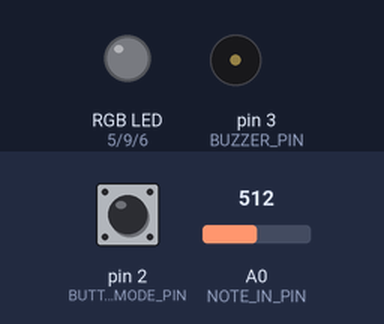
This sketch was run on a simulated Arduino Uno, built with avr-gcc and run on an emulated ATmega328P. On the bench: an RGB LED mixed from three pins (HIGH = lit), buzzer (waves = sounding). The test bench sets the inputs (shaded band); at power-on: pin 2 (BUTTON_MODE_PIN) LOW, A0 (NOTE_IN_PIN) = 512. Dim RGB values are drawn brighter than linear.

Above: at 1.2 s.
1.3 s: pin 2 (BUTTON_MODE_PIN) pulled HIGH for 1 s
At 2.8 s:
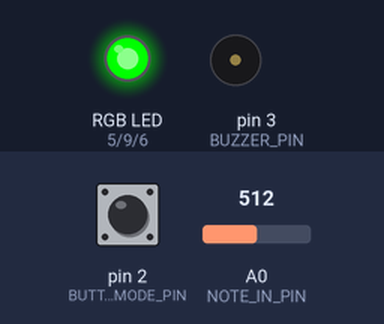
4.3 s: pin 2 (BUTTON_MODE_PIN) pulled HIGH for 0.15 s
At 5.0 s:
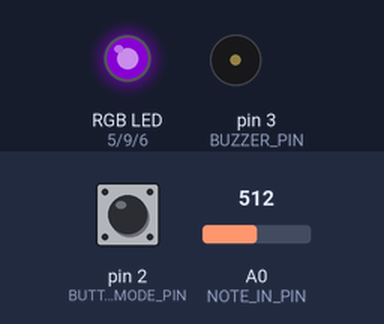
7.4 s: pin 2 (BUTTON_MODE_PIN) pulled HIGH for 3.2 s
At 8.55 s:
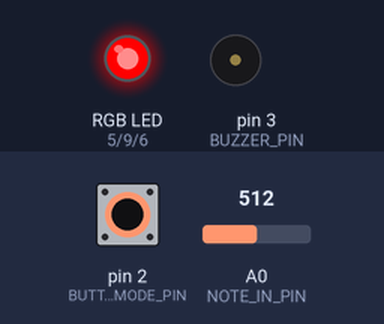
Timing chart, 0 to 16.3 s (numbered marks = the images above; inputs shaded):
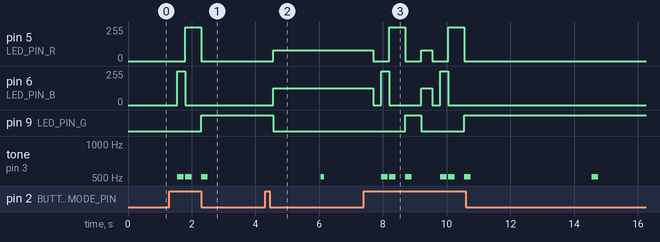

The sketch:

Thomasson_Timothy_EtudeTwo.ino
```cpp
/**********************ETUDE 2 CART 360 2017*******************************
   Timothy Thomasson
   CART 351
   2017-19-05


   This keyboard is created by using a resistor ladder that gradually limits the amperage
   being passed into the Piezo Buzzer. Each button is linked to a resistor that incrementally decreases the outputted amperage at each stage.
   The more resistance the current faces, the lower the outputted frequency is.  The result is a 'keyboard' where
   higher pitched tones are at one end, and lower pitched tones are on the opposite end.

   The mode selector is created by adding one to the ‘mode’ constant every time the button linked to pin 2 is pressed.
   This changing value is then used to alter the LED colours and change the behaviour of the keyboard by choosing what
   function to call in selectMode(). The buzzer is working by vibrating the piezoelectric material when a voltage is applied to it.
   We are altering the rate of frequency of the volt and therefore the frequency or pitch of the emitted sound changes.


***************************************************************************
   WELCOME!
   THE PURPOSE OF THIS EXERCISE IS TO DESIGN A VERY SIMPLE KEYBOARD (5 KEYS)
   WHICH ALLOWS YOU TO PLAY LIVE, RECORD, AND PLAYBACK.
   THERE WILL BE A BUTTON WHICH WHEN PRESSED WILL TAKE THE USER TO THE NEXT MODE:
   THERE ARE 5 POSSIBLE MODES
   0 ==  reset    ==   led off == also resets
   1 ==  live     ==   led BLUE
   2 ==  record   ==   led RED
   3 ==  play     ==   led GREEN
   4 ==  loopMODE ==   led PURPLE

   ADDITIONALLY - WHEN THE USER CHANGES MODE,
   THE RGB LED WILL CHANGE COLOR (ACCORDING TO THE SPECIFICATIONS)

   PLEASE FOLLOW THE INSTRUCTIONS IN THE COMMENTS:
   DO NOT ADD ANY MORE FUNCTION DEFINITIONS
   ONLY IMPLEMENT THE FUNCTION DEFINITIONS SUPPLIED
   THERE IS NO NEED TO ADD ANY NEW VARIABLES OR CONSTANTS
   PROVIDE COMMENTS FOR ANY OF THE CODE IMPLEMENTED
   GOOD LUCK!
*/
/**** CONSTANTS ********************************************************/

#define BUTTON_MODE_PIN 2 // Button to change the mode

// constants for RGB LED
#define LED_PIN_R 5 // R PIN
#define LED_PIN_G 9 // G PIN
#define LED_PIN_B 6 // B PIN

// constant for note in (button-resistor ladder on breadboard)
# define NOTE_IN_PIN A0

//constant for max number of notes in array
#define MAX_NOTES 16

// a constant for duration
const int duration = 200;

// constant for pin to output for buzzer
#define BUZZER_PIN 3 // PWM

/******** VARIABLES *****************************************************/
// counter for how many notes we have
int countNotes = 0;
// array to hold the notes played (for record/play mode)
int notes [MAX_NOTES];
int mode = 0; // start at off

/*************************************************************************/


/**********************SETUP() DO NOT CHANGE*******************************/
// Declare pin mode for the single digital input
void setup()

{
  Serial.begin(9600);
  pinMode(BUTTON_MODE_PIN, INPUT);
}

/**********************LOOP() DO NOT CHANGE *******************************
   INSTRUCTIONS:
   There is NO NEED to change the loop - it establishes the flow of the program
   We call here 3 functions repeatedly:
   1: chooseMode(): this function will determine the mode that your program is in
   based on if the button (linked to the BUTTON_MODE_PIN) was pressed
   2: setRGB(): will set the color of the RGB LED based on the value of the mode variable
   3: selectMode(): will determine which function to call based on the value of the mode variable

**************************************************************************/
void loop()
{
  chooseMode();
  setRGB();
  selectMode();
}
/******************CHOOSEMODE(): IMPLEMENT *********************************
   INSTRUCTIONS:
   Read the value from the Button (linked to the BUTTON_MODE_PIN) and
   if is being pressed then change the mode variable.
   REMEMBER:
   mode == 0 is reset
   mode == 1 is live
   mode == 2 is record
   mode == 3 is play
   mode == 4 is loopMode
   Every time the user presses the button, the program will go to the next mode,
   once it reaches 4, it should go back to mode == 0.
   (i.e. if mode ==2 and we press, then mode ==3) ...
**************************************************************************/
void chooseMode() {
  //Add one to mode everytime mode button is pressed
  if (digitalRead(BUTTON_MODE_PIN) == HIGH) {
    //pauses micro controller so cycle is not so quick
    delay(250);
    mode++;
  }

  //reset mode back to original value
  if (mode == 5) {
    mode = 0;
  }

}

/******************SETRGB(): IMPLEMENT *********************************
   INSTRUCTIONS:
   Depending on the value of the mode variable:
   if the mode is 0 - RGB LED IS OFF
   if the mode is 1 - RGB LED IS BLUE
   if mode is 2 - RGB LED IS RED
   if mode is 3 - RGB LED IS GREEN
   if mode is 4 - RGB LED iS PURPLE
   YOU MUST USE A SWITCH CASE CONSTRUCT (NOT A SERIES OF IF / ELSE STATEMENTS
**************************************************************************/
void setRGB()
{

  //set LED colour based on value of 'mode'
  switch (mode) {
    //LED is Blue
    case 1:
      analogWrite(LED_PIN_R, 0);
      analogWrite(LED_PIN_G, 0);
      analogWrite(LED_PIN_B, 255);
      break;
    //LED is Red
    case 2:
      analogWrite(LED_PIN_R, 255);
      analogWrite(LED_PIN_G, 0);
      analogWrite(LED_PIN_B, 0);
      break;
    //LED is Green
    case 3:
      analogWrite(LED_PIN_R, 0);
      analogWrite(LED_PIN_G, 255);
      analogWrite(LED_PIN_B, 0);
      break;
    //LED is Purp
    case 4:
      analogWrite(LED_PIN_R, 80);
      analogWrite(LED_PIN_G, 0);
      analogWrite(LED_PIN_B, 125);
      break;
    //LED is Off
    default:
      analogWrite(LED_PIN_R, 0);
      analogWrite(LED_PIN_G, 0);
      analogWrite(LED_PIN_B, 0);
      break;
  }

}
/**********************SELECTMODE() DO NOT CHANGE *******************************
   INSTRUCTIONS:
   There is NO NEED to change this function - it selects WHICH function should run based on the mode variable
   There are 4 possibilities
   1: reset(): this function will reset any arrays etc, and will do nothing else
   2: live(): this function will play the corresponding notes
   to the user pressing the respective buttons.
   NOTE:: the notes played are NOT stored
   3: record(): this function will play the corresponding notes
   to the user pressing the respective buttons
   AND will STORE up to 16 consecutive notes in an array.
   4: play(): this function will playback any notes stored in the array that were recorded
   in the previous mode
   5: loopMode(): this function will playback any notes stored in the array that were recorded,
   BUT unlike the previous mode, you can choose in which sequence the notes are played.
   REQUIRED: only play notes from the array (no live stuff)

******************************************************************************/
void selectMode()
{
  if (mode == 0) {
    reset();
  }
  else if (mode == 1) {
    live();
  }
  else if (mode == 2) {
    record();
  }

  else if (mode == 3) {
    play();
  }

  else if (mode == 4) {
    loopMode();
  }
}
/******************RESET(): IMPLEMENT **************************************
   INSTRUCTIONS:
   this function should ensure that any notes recorded are no longer available
**************************************************************************/
void reset()
//resets the array once reset() function is called
{
  countNotes = 0;
}
/******************LIVE(): IMPLEMENT **************************************
   INSTRUCTIONS:
   this function will play the corresponding notes
   to the user pressing the respective buttons
   NOTE:: the notes played are NOT stored
   SO: you need read in the input from the analog input (linked to the button-resistor ladder combo)
   THEN - output the note to the buzzer using the tone() function
**************************************************************************/
void live()
//playing notes live if returned value of analogRead is more than 0
{
  if (analogRead(NOTE_IN_PIN) > 0) {
    tone(BUZZER_PIN, analogRead(NOTE_IN_PIN), duration);
  }

}
/******************RECORD(): IMPLEMENT **********************************
   INSTRUCTIONS:
   this function will play the corresponding notes
   to the user pressing the respective buttons
   AND will STORE up to 16 consecutive notes in an array.
   SO:you need read in the input from the analog input (linked to the button-resistor ladder combo)
   AND - output the note to the buzzer using the tone() function
   THEN store that note in the array  - BE CAREFUL - you can only allow for up to MAX_NOTES to be stored
**************************************************************************/
void record()
//Adding notes to array where max amount of notes is 16
{
  if (analogRead(NOTE_IN_PIN) > 0 && countNotes < MAX_NOTES) {
    tone(BUZZER_PIN, analogRead(NOTE_IN_PIN), duration);
    notes[countNotes] = analogRead(NOTE_IN_PIN);
    countNotes ++;
    delay(250);
  }
}
/******************PLAY(): IMPLEMENT ************************************
   INSTRUCTIONS:
   this function will playback any notes stored in the array that were recorded
   in the previous mode
   SO: you need to go through the array of values (be careful - the user may not have put in MAX_NOTES)
   READ each value IN ORDER
   AND output each note to the buzzer using the tone() function
   ALSO: as long as we are in this mode, the notes are played over and over again
   BE CAREFUL: make sure you allow for the user to get to another mode from the mode button...
**************************************************************************/
void play()
{
  // play recorded sound by running through array and playing tones
  for (int i = 0; i < 16; i ++) {
    tone(BUZZER_PIN, notes[i], duration);
    delay(250);
    //stops play
    if (digitalRead(BUTTON_MODE_PIN) == HIGH) {
      break;
    }
  }
}
/******************LOOPMODE(): IMPLEMENT *********************************
   INSTRUCTIONS:
   this function will playback any notes stored in the array that were recorded
   in the previous mode
   SO: you need to go through the array of values (be careful - the user may not have put in MAX_NOTES)
   READ values IN ANY ORDERING (You MUST use the array - but you can determine your own sequence)
   AND output each note to the buzzer using the tone() function
   ALSO: as long as we are in this mode, the notes are played over and over again
   BE CAREFUL: make sure you allow for the user to get to another mode from the mode button...
**************************************************************************/
void loopMode()
{
  //Reverses the order of the array and decreases the delay between each tone. Result is fast backwards loop
  for (int i = 0; i < 16; i ++) {
    tone(BUZZER_PIN, notes[(15 - i)], duration);
    delay(100);
    if (digitalRead(BUTTON_MODE_PIN) == HIGH) {
      break;
    }
  }
}

/**************************************************************************/


//FIN
```

Measured:
- after the input at 1.3 s, pin 5 (LED_PIN_R): 0/255 → 255/255 after 0.50 s, → 0/255 0.50 s later; pin 6 (LED_PIN_B): 0/255 → 255/255 after 0.25 s, → 0/255 0.25 s later; pin 9 (LED_PIN_G): LOW → HIGH after 1.0 s; tone on pin 3 (BUZZER_PIN): goes 512 Hz 0.20 s, silent 0.05 s, 512 Hz 0.20 s, silent 0.30 s, 512 Hz 0.20 s, then silent, starting after 0.25 s
- after the input at 4.3 s, pin 5 (LED_PIN_R): 0/255 → 80/255 after 0.25 s; pin 6 (LED_PIN_B): 0/255 → 125/255 after 0.25 s; pin 9 (LED_PIN_G): HIGH → LOW after 0.25 s
- after the input at 7.4 s, pin 5 (LED_PIN_R): 80/255 → 0/255 after 0.30 s, → 255/255 0.50 s later, → 0/255 0.50 s later, → 80/255 0.50 s later, … (7 changes in this stretch); pin 6 (LED_PIN_B): 125/255 → 0/255 after 0.30 s, → 255/255 0.25 s later, → 0/255 0.25 s later, → 125/255 1.0 s later, … (7 changes in this stretch)
